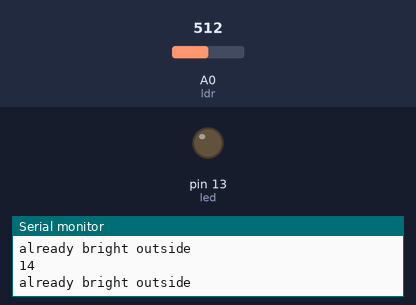
Bench run of a sketch on a simulated Arduino Uno, built with avr-gcc and run on an emulated ATmega328P. On the bench: output pins drawn as LEDs (lit = HIGH), the last lines printed to the serial monitor. Inputs (shaded band) come from the test bench; at power-on: A0 (ldr) = 512.

Above: at 1.2 s.
1.3 s: A0 (ldr) set to 209
4.3 s: A0 (ldr) set to 191
At 5.7 s:
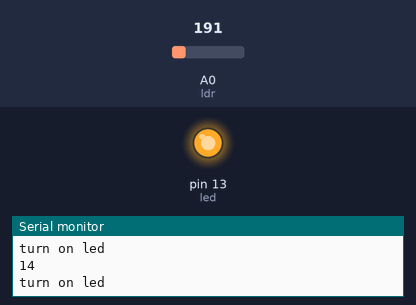
Timing chart, 0 to 7.3 s (numbered marks = the images above; inputs shaded):
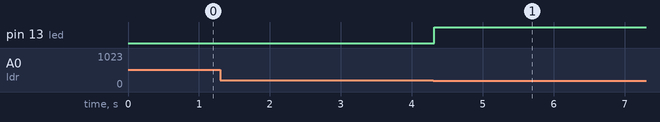

Measured:
- the behaviour switches between 201 and 200 on A0 (ldr) (found by bisection; images 0 and 1)
- after the input at 4.3 s, pin 13 (led): LOW → HIGH at once

The sketch:

ldrled.ino
```cpp
const int led=13;
const int ldr=A0;

void setup() {
  // put your setup code here, to run once:

Serial.begin(9600);
pinMode (led,OUTPUT);
pinMode (ldr,INPUT);
}

void loop() {
  // put your main code here, to run repeatedly:
  int brightness=analogRead(ldr);
  Serial.println(ldr);
  if(brightness<=200)
 { Serial.println("turn on led");
  digitalWrite(led,HIGH);
 }
 else
  {digitalWrite(led,LOW);
  Serial.println("already bright outside");
  }


}
```
